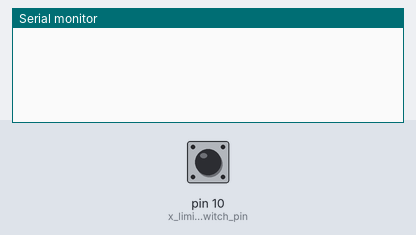
This sketch was run on a simulated Arduino Uno, built with avr-gcc and run on an emulated ATmega328P. Parts: the last lines printed to the serial monitor. The test bench sets the inputs (shaded band); at power-on: pin 10 (x_limit_switch_pin) HIGH.

Above: at 1.7 s.
1.8 s: pin 10 (x_limit_switch_pin) pulled LOW for 0.15 s
At 2.2 s:
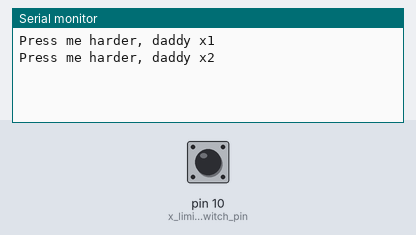
3.4 s: pin 10 (x_limit_switch_pin) pulled LOW for 1 s
At 5.3 s:
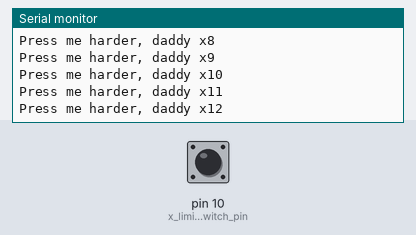
5.9 s: pin 10 (x_limit_switch_pin) pulled LOW for 0.15 s
At 6.5 s:
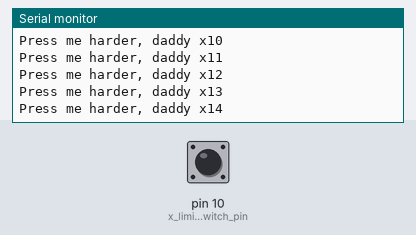
Timing chart, 0 to 8.9 s (numbered marks = the images above; inputs shaded):
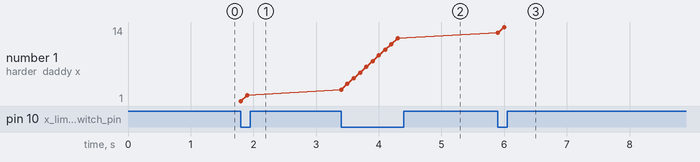

Measured:
- after the input at 1.8 s, the serial monitor: prints a new line at once (image 1)
- after the input at 3.4 s, the serial monitor: prints a new line at once (image 2)
- after the input at 5.9 s, the serial monitor: prints a new line at once (image 3)
- plotted number 1: 2 → 12 after the input at 3.4 s, 12 → 14 after the input at 5.9 s

The sketch:

simple-limit-switch.ino
```cpp
// https://forum.arduino.cc/t/using-end-stops-on-cnc-shield-design-for-gbrl/510231/2
int x_limit_switch_pin = 10;
int count = 0;

void setup() {
  pinMode(x_limit_switch_pin, INPUT_PULLUP);
  Serial.begin(9600);
  delay(500);
}

void loop() {
  int val = digitalRead(x_limit_switch_pin);
  if (val == LOW) {
    count++;
    Serial.print("Press me harder, daddy x"); Serial.println(count);
    delay(100);
  }
}
```
